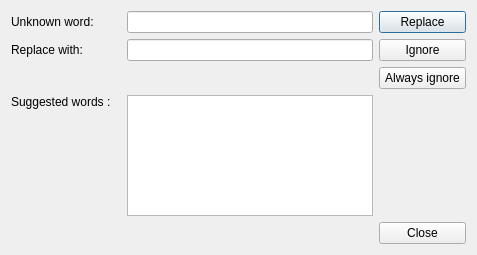
<?xml version="1.0" encoding="UTF-8"?>
<ui version="4.0">
 <class>SpellerDialog</class>
 <widget class="QDialog" name="SpellerDialog">
  <property name="geometry">
   <rect>
    <x>0</x>
    <y>0</y>
    <width>477</width>
    <height>255</height>
   </rect>
  </property>
  <property name="windowTitle">
   <string>Check Spelling</string>
  </property>
  <layout class="QGridLayout">
   <item row="0" column="0">
    <widget class="QLabel" name="label">
     <property name="text">
      <string>Unknown word:</string>
     </property>
    </widget>
   </item>
   <item row="0" column="1">
    <widget class="QLineEdit" name="lineEditOriginal">
     <property name="readOnly">
      <bool>true</bool>
     </property>
    </widget>
   </item>
   <item row="0" column="2">
    <widget class="QPushButton" name="pushButtonReplace">
     <property name="text">
      <string>Replace</string>
     </property>
     <property name="default">
      <bool>true</bool>
     </property>
    </widget>
   </item>
   <item row="1" column="0">
    <widget class="QLabel" name="label_2">
     <property name="text">
      <string>Replace with:</string>
     </property>
    </widget>
   </item>
   <item row="1" column="1">
    <widget class="QLineEdit" name="lineEditNew"/>
   </item>
   <item row="1" column="2">
    <widget class="QPushButton" name="pushButtonIgnore">
     <property name="text">
      <string>Ignore</string>
     </property>
    </widget>
   </item>
   <item row="2" column="0" colspan="2">
    <spacer>
     <property name="orientation">
      <enum>Qt::Horizontal</enum>
     </property>
     <property name="sizeHint" stdset="0">
      <size>
       <width>371</width>
       <height>20</height>
      </size>
     </property>
    </spacer>
   </item>
   <item row="2" column="2">
    <widget class="QPushButton" name="pushButtonAlwaysIgnore">
     <property name="text">
      <string>Always ignore</string>
     </property>
    </widget>
   </item>
   <item row="3" column="0">
    <widget class="QLabel" name="label_3">
     <property name="text">
      <string>Suggested words :</string>
     </property>
    </widget>
   </item>
   <item row="3" column="1" rowspan="2">
    <widget class="QListWidget" name="listWidget">
     <property name="modelColumn">
      <number>0</number>
     </property>
    </widget>
   </item>
   <item row="3" column="2" rowspan="2">
    <spacer>
     <property name="orientation">
      <enum>Qt::Vertical</enum>
     </property>
     <property name="sizeHint" stdset="0">
      <size>
       <width>87</width>
       <height>91</height>
      </size>
     </property>
    </spacer>
   </item>
   <item row="4" column="0">
    <spacer>
     <property name="orientation">
      <enum>Qt::Vertical</enum>
     </property>
     <property name="sizeHint" stdset="0">
      <size>
       <width>110</width>
       <height>61</height>
      </size>
     </property>
    </spacer>
   </item>
   <item row="5" column="0" colspan="2">
    <widget class="QLabel" name="labelMessage">
     <property name="text">
      <string/>
     </property>
     <property name="textFormat">
      <enum>Qt::RichText</enum>
     </property>
    </widget>
   </item>
   <item row="5" column="2">
    <widget class="QPushButton" name="okButton">
     <property name="text">
      <string>Close</string>
     </property>
     <property name="icon">
      <iconset theme="dialog-close"/>
     </property>
    </widget>
   </item>
  </layout>
 </widget>
 <tabstops>
  <tabstop>pushButtonReplace</tabstop>
  <tabstop>pushButtonIgnore</tabstop>
  <tabstop>pushButtonAlwaysIgnore</tabstop>
  <tabstop>okButton</tabstop>
  <tabstop>lineEditOriginal</tabstop>
  <tabstop>lineEditNew</tabstop>
  <tabstop>listWidget</tabstop>
 </tabstops>
 <resources/>
 <connections>
  <connection>
   <sender>okButton</sender>
   <signal>clicked()</signal>
   <receiver>SpellerDialog</receiver>
   <slot>accept()</slot>
   <hints>
    <hint type="sourcelabel">
     <x>278</x>
     <y>253</y>
    </hint>
    <hint type="destinationlabel">
     <x>96</x>
     <y>254</y>
    </hint>
   </hints>
  </connection>
 </connections>
</ui>
